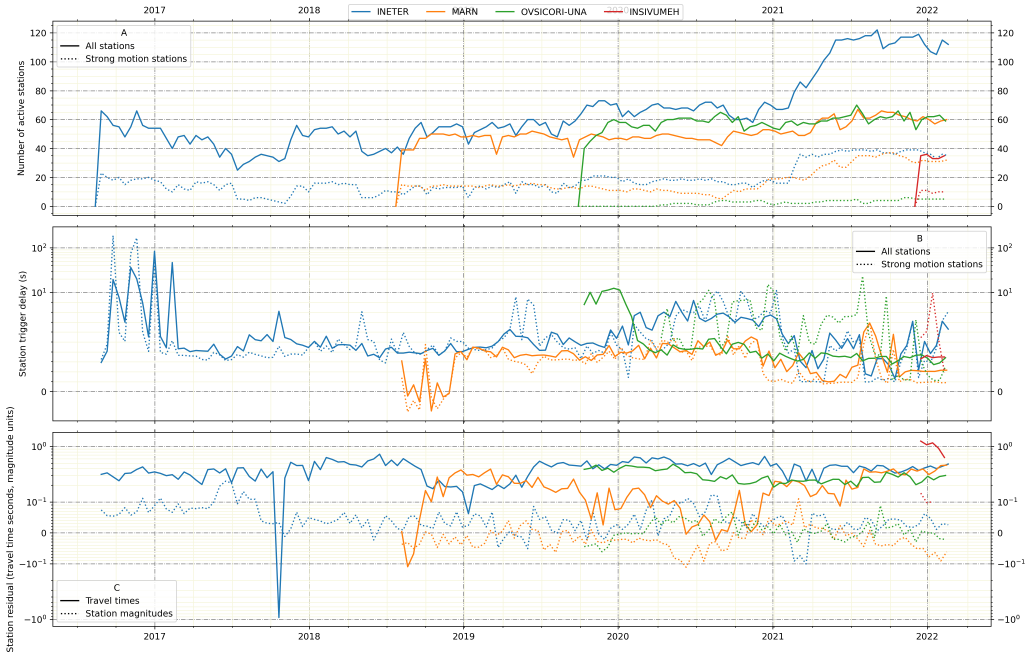
#> input picture data_history/test.png, 4125 x 2635 px (shown at 1/4 size); its folder holds only this picture in this run
$ python -i data_history.py   (imports and definitions only)
#> lines starting #> are read from the running program, lines starting #| are printed output that depends on the picture
#!/usr/bin/env seiscomp-python
from asyncio import streams
import sys
from datetime import datetime

from matplotlib.ticker import Locator


class MinorSymLogLocator(Locator):
    """
    Dynamically find minor tick positions based on the positions of
    major ticks for a symlog scaling.
    """
    # [27 lines left out: functions __init__, __call__, not called in this run]

    def tick_values(self, vmin, vmax):
        raise NotImplementedError('Cannot get tick locations for a '
                                  '%s type.' % type(self))


# [33 lines left out: function get_query, not called in this run]

import glob
# [16 lines left out: functions get_queries, get_data, not called in this run]


import numpy,matplotlib.pyplot,os
def make_axes():
    fig, axes = matplotlib.pyplot.subplots(nrows=3, ncols=1,
                                sharex=True, sharey=False,
                                gridspec_kw={'hspace':0},
                                constrained_layout=True,
                                figsize=(16,10)
                                )

    for l,ax in enumerate(axes):
        ax.tick_params(labelright=True,labelleft=True,labeltop=True,labelbottom=True)
        if l==0:
            ax.tick_params(labelbottom=False)
        elif l==2:
            ax.tick_params(labeltop=False)
        else:
            ax.tick_params(labelbottom=False,labeltop=False)

        ax.tick_params(right=True, top=True,left=True, bottom=True, which='both')
        ax.grid(b=True, which='major', color='gray', linestyle='dashdot', zorder=-999)
        ax.grid(axis='x', which='minor', color='beige',  ls='-', zorder=-999)
        ax.grid(axis='y', which='minor', color='beige',  ls='-', zorder=-999)

        # [8 lines of commented-out code are left out]

        ax.yaxis.set_minor_locator(matplotlib.ticker.AutoMinorLocator())
        ax.xaxis.set_minor_locator(matplotlib.ticker.AutoMinorLocator())

        #ax.set_xlim([t for t in xlim])
        #ax.legend(title=line)
    return axes


def plot_datahist(data,
                  color='C0',
                  whitelist=None,
                  axes=None,
                  show=True,
                  save=None,
                  close=True):
    #
    # ADD legend
    # ADD strong motion amplitude
    #
    fake=None
    if axes is None:
        fake=[numpy.nan,numpy.nan]
        axes=make_axes()
        #axes[0].figure.suptitle('Data history')

    timesamples = [t.timestamp() for k in data['times']['endtime'] for t in data['times']['endtime'][k] ]
    timesamples = numpy.arange(min(timesamples),max(timesamples),14*24*60*60)
    ny = timesamples*0
    nysm = timesamples*0
    ns = [[] for x in timesamples]
    nsm = [[] for x in timesamples]
    for i,x2 in enumerate(timesamples):
        if i==0:
            continue
        x1=timesamples[i-1]
        for datatype in ['times','amplitudes']:
            for k in data[datatype]['residual']:
                station='.'.join(k.split('.')[:2])
                instrument=k.split('.')[3][:2]
                if not len(data[datatype]['endtime'][k]):
                    continue
                for x,t in enumerate(data[datatype]['endtime'][k]):
                    st=data[datatype]['starttime'][k][x].timestamp()
                    et=t.timestamp()
                    if ((x1<et and et<x2) or (x1<st and st<x2)) and (station not in ns[i]):
                        ny[i] += 1
                        ns[i] += [station]
                        if instrument[1] in 'NG':
                            nysm[i] += 1
                            nsm[i] += ['%s.%s'%(station,instrument)]
                        break


    #print(len(list(set([s for n in ns for s in n]))))
    #print(list(set([s for n in nsm for s in n])))
    axes[0].plot([datetime.fromtimestamp(t) for t in timesamples],ny,color=color)
    axes[0].plot([datetime.fromtimestamp(t) for t in timesamples],nysm,color=color,ls=':')
    axes[0].set_ylabel('Number of active stations')
    if fake is not None:
        axes[0].plot(fake,fake,color='k',label='All stations')
        axes[0].plot(fake,fake,color='k',ls=':',label='Strong motion stations')
        axes[0].legend(title='A')

    if False:
        for k in data['times']['residual']:
            x=data['times']['endtime'][k]
            y=data['times']['residual'][k]
            y=[y[i] for i in numpy.argsort(x)]
            x=[x[i] for i in numpy.argsort(x)]
            axes[1].plot(x,y,alpha=0.1,color=color)


    for dt,datatype in enumerate(['times','amplitudes']):
        ny = timesamples*0
        nysm = timesamples*0
        y = [[] for x in timesamples]
        ysm = [[] for x in timesamples]
        ns = [[] for x in timesamples]
        nsm = [[] for x in timesamples]
        for i,x2 in enumerate(timesamples):
            if i==0:
                continue
            x1=timesamples[i-1]
            for k in data[datatype]['residual']:
                station='.'.join(k.split('.')[:2])
                instrument=k.split('.')[3][:2]
                if not len(data[datatype]['endtime'][k]):
                    continue
                for x,t in enumerate(data[datatype]['endtime'][k]):
                    st=data[datatype]['starttime'][k][x].timestamp()
                    et=t.timestamp()
                    if ((x1<et and et<x2) or (x1<st and st<x2)) and (station not in ns[i]):
                        ny[i] += 1
                        y[i] += [data[datatype]['residual'][k][x]]
                        ns[i] += [station]
                        if instrument[1] in 'NG':
                            nysm[i] += 1
                            ysm[i] += [data[datatype]['residual'][k][x]]
                            nsm[i] += ['%s.%s'%(station,instrument)]
                        break
        for i,x in enumerate(y):
            try:
                y[i]=numpy.percentile(y[i],50)
            except:
                y[i]=numpy.nan
            try:
                ysm[i]=numpy.percentile(ysm[i],50)
            except:
                ysm[i]=numpy.nan
        axes[2].plot([datetime.fromtimestamp(t) for t in timesamples],y,color=color,ls='-:'[dt])
        #axes[2].plot([datetime.fromtimestamp(t) for t in timesamples],ysm,color=color,ls=':')

    axes[2].set_yscale('symlog', linthresh=.1,linscale=0.5)
    axes[2].yaxis.set_minor_locator(MinorSymLogLocator(.1))
    axes[2].set_ylabel('Station residual (travel time seconds, magnitude units)')

    if fake is not None:
        axes[2].plot(fake,fake,color='k',label='Travel times')
        axes[2].plot(fake,fake,color='k',ls=':',label='Station magnitudes')
        axes[2].legend(title='C')

    if False:
        for k in data['times']['delay']:
            x=data['times']['endtime'][k]
            y=data['times']['delay'][k]
            y=[y[i] for i in numpy.argsort(x)]
            x=[x[i] for i in numpy.argsort(x)]
            axes[2].plot(x,y,alpha=0.1,color=color)

    ny = timesamples*0
    nysm = timesamples*0
    y = [[] for x in timesamples]
    ysm = [[] for x in timesamples]
    ns = [[] for x in timesamples]
    nsm = [[] for x in timesamples]
    for i,x2 in enumerate(timesamples):
        if i==0:
            continue
        x1=timesamples[i-1]
        for datatype in ['times']:#,'amplitudes']:
            for k in data[datatype]['delay']:
                station='.'.join(k.split('.')[:2])
                instrument=k.split('.')[3][:2]
                if not len(data[datatype]['endtime'][k]):
                    continue
                for x,t in enumerate(data[datatype]['endtime'][k]):
                    st=data[datatype]['starttime'][k][x].timestamp()
                    et=t.timestamp()
                    if ((x1<et and et<x2) or (x1<st and st<x2)) :#and (station not in ns[i]):
                        ny[i] += 1
                        y[i] += [data[datatype]['delay'][k][x]]
                        ns[i] += [station]
                        if instrument[1] in 'NG':
                            nysm[i] += 1
                            ysm[i] += [data[datatype]['delay'][k][x]]
                            nsm[i] += ['%s.%s'%(station,instrument)]
                        break
    for i,x in enumerate(y):
        try:
            y[i]=numpy.percentile(y[i],15)
        except:
            y[i]=numpy.nan
        try:
            ysm[i]=numpy.percentile(ysm[i],10)
        except:
            ysm[i]=numpy.nan
    axes[1].plot([datetime.fromtimestamp(t) for t in timesamples],y,color=color)
    axes[1].plot([datetime.fromtimestamp(t) for t in timesamples],ysm,color=color,ls=':')

    axes[1].set_yscale('symlog', linthresh=10,linscale=2)
    axes[1].yaxis.set_minor_locator(MinorSymLogLocator(10))
    axes[1].set_ylabel('Station trigger delay (s)')

    if fake is not None:
        axes[1].plot(fake,fake,color='k',label='All stations')
        axes[1].plot(fake,fake,color='k',ls=':',label='Strong motion stations')
        axes[1].legend(title='B')

    if save is not None:
        print('Saving in %s...'%save)
        axes[0].figure.savefig(save,
                    dpi=512/2,
                    bbox_inches='tight',
                    facecolor='none',
                    transparent=False)

    if close:
        matplotlib.pyplot.close(axes[0].figure)
        return
    return axes

# [70 lines left out: functions datafilter, testdata, test, not called in this run]

>>> import cv2
>>> picture = cv2.imread('test.png', cv2.IMREAD_GRAYSCALE)
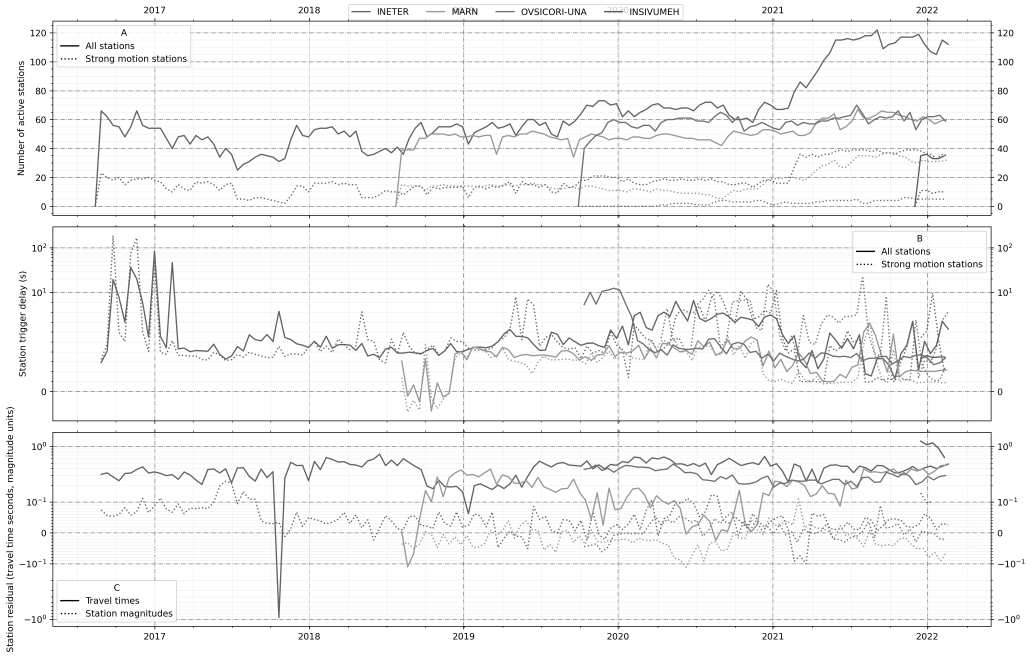
#> picture: shape (2635, 4125) (shown at 1/4 size); min 0, max 255, mean 245.7
>>> result = plot_datahist(picture)
#> (the run stopped early here; a loop or call above may not have finished)
